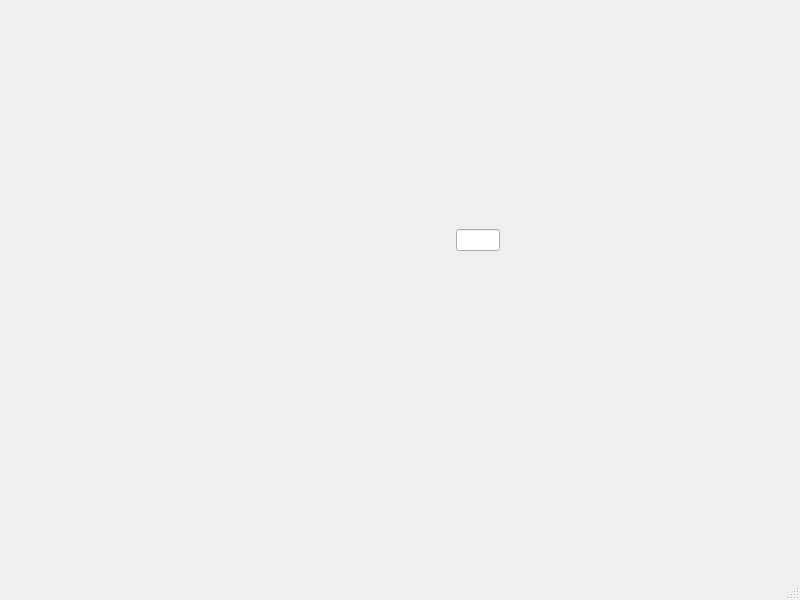
<?xml version="1.0" encoding="UTF-8"?>
<ui version="4.0">
 <class>MainWindow</class>
 <widget class="QMainWindow" name="MainWindow">
  <property name="geometry">
   <rect>
    <x>0</x>
    <y>0</y>
    <width>800</width>
    <height>600</height>
   </rect>
  </property>
  <property name="windowTitle">
   <string>MainWindow</string>
  </property>
  <widget class="QWidget" name="centralwidget">
   <widget class="QWidget" name="horizontalLayoutWidget">
    <property name="geometry">
     <rect>
      <x>110</x>
      <y>130</y>
      <width>160</width>
      <height>80</height>
     </rect>
    </property>
    <layout class="QHBoxLayout" name="horizontalLayout">
     <property name="sizeConstraint">
      <enum>QLayout::SetFixedSize</enum>
     </property>
    </layout>
   </widget>
   <widget class="QWidget" name="formLayoutWidget">
    <property name="geometry">
     <rect>
      <x>110</x>
      <y>240</y>
      <width>160</width>
      <height>80</height>
     </rect>
    </property>
    <layout class="QFormLayout" name="formLayout">
     <property name="labelAlignment">
      <set>Qt::AlignCenter</set>
     </property>
    </layout>
   </widget>
   <widget class="QWidget" name="formLayoutWidget_2">
    <property name="geometry">
     <rect>
      <x>110</x>
      <y>350</y>
      <width>160</width>
      <height>80</height>
     </rect>
    </property>
    <layout class="QFormLayout" name="formLayout_2"/>
   </widget>
   <widget class="QWidget" name="gridLayoutWidget">
    <property name="geometry">
     <rect>
      <x>340</x>
      <y>200</y>
      <width>160</width>
      <height>80</height>
     </rect>
    </property>
    <layout class="QGridLayout" name="gridLayout">
     <item row="0" column="0">
      <widget class="QWidget" name="scaleBar" native="true">
       <property name="sizePolicy">
        <sizepolicy hsizetype="Fixed" vsizetype="Fixed">
         <horstretch>0</horstretch>
         <verstretch>0</verstretch>
        </sizepolicy>
       </property>
       <property name="minimumSize">
        <size>
         <width>110</width>
         <height>40</height>
        </size>
       </property>
       <property name="maximumSize">
        <size>
         <width>110</width>
         <height>40</height>
        </size>
       </property>
       <property name="styleSheet">
        <string notr="true"/>
       </property>
      </widget>
     </item>
     <item row="0" column="1">
      <widget class="QLineEdit" name="lineEdit"/>
     </item>
    </layout>
   </widget>
  </widget>
  <widget class="QMenuBar" name="menubar">
   <property name="geometry">
    <rect>
     <x>0</x>
     <y>0</y>
     <width>800</width>
     <height>20</height>
    </rect>
   </property>
  </widget>
  <widget class="QStatusBar" name="statusbar"/>
 </widget>
 <resources/>
 <connections/>
</ui>
